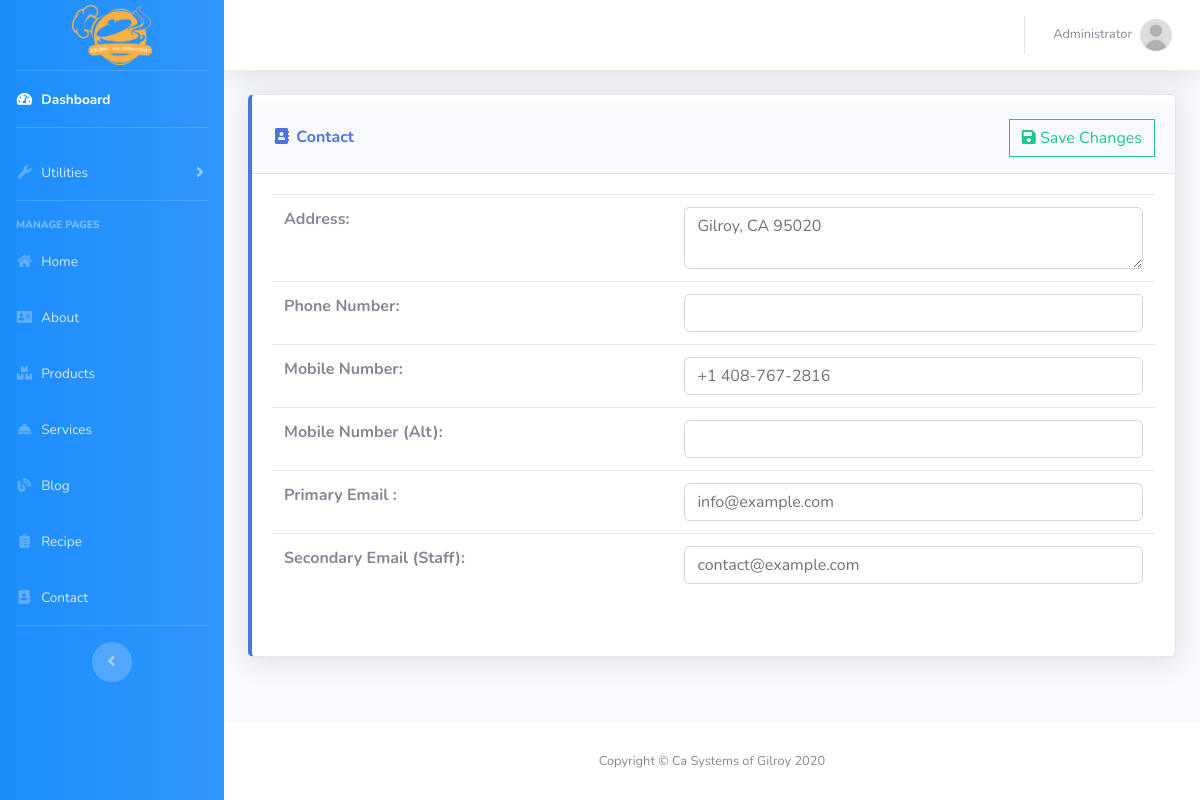
Screenshot of /admin/page_contact.php (signed in) with the database file from the repository.
### tables this page shows
CREATE TABLE `page_contact` (
  `id` int(11) NOT NULL,
  `address` varchar(255) NOT NULL,
  `phone_num` varchar(255) NOT NULL,
  `mobile_num1` varchar(255) NOT NULL,
  `mobile_num2` varchar(255) NOT NULL,
  `email1` varchar(255) NOT NULL,
  `email2` varchar(255) NOT NULL,
  `last_updated` datetime NOT NULL DEFAULT current_timestamp()
);

### admin/page_contact.php (the view, shortened to what this page needs)
<?php
include('../db/conn.php');
if(isset($_SESSION["username"] ))
{
?>
<!DOCTYPE html>
<html lang="en">
<head>
    <?php include('render/css.php');?>
</head>
<body id="page-top">
    <div id="wrapper">
        <?php include('render/sidebar.php');?>
        <div id="content-wrapper" class="d-flex flex-column">
            <div id="content">
                <?php include('render/topnavbar.php');?>
                <div class="container-fluid">
                    <div class="row">
                        <div class="col-xl-12 col-md-12 mb-4">
                            <div class="card border-left-primary shadow h-100 py-2">
                                <form method="post" action="manage_socila.php">
                            	<div class="card-header py-3 d-flex flex-row align-items-center justify-content-between">
                                    <h6 class="m-0 font-weight-bold text-primary"><i class="fas fa-fw fa-address-book"></i> Contact</h6>
                                    <button class="btn btn-outline-success rounded-0"><i class="fas fa-save"></i> Save Changes</button>
                                </div>
                                <div class="card-body">
                                    <div class="row no-gutters align-items-center">
                                        <div class="col-md-12 table">
                                            <table style="width:100%;" class="table">
                                                <tbody>
                                                    <?php
                                                    $sql = "SELECT * FROM `page_contact` WHERE 1";
                                                    $query = $conn->query($sql);
                                                    while($row = $query->fetch_array())
                                                    {
                                                    ?>
                <tr>
                    <th>Address:</th><th><textarea name="address" class="form-control"><?php echo $row[1]?></textarea></th>
                </tr>
                <tr>
                    <th>Phone Number:</th><th><input type="text" name="pnum" value="<?php echo $row[2]?>" class="form-control"></th>
                </tr>
                <tr>
                    <th>Mobile Number:</th><th><input type="text" name="mnum1" value="<?php echo $row[3]?>" class="form-control"></th>
                </tr>
                <tr>
                    <th>Mobile Number (Alt):</th><th><input type="text" name="mnum2" value="<?php echo $row[4]?>" class="form-control"></th>
                </tr>
                <tr>
                    <th>Primary Email :</th><th><input type="email" name="email1" value="<?php echo $row[5]?>" class="form-control"></th>
                </tr>
                <tr>
                    <th>Secondary Email (Staff):</th><th><input type="email" name="email2" value="<?php echo $row[6]?>" class="form-control"></th>
                </tr>
                                                    <?php
                                                    }
                                                    ?>
                                                </tbody>
                                            </table>
                                        </div>
                                    </div>
                                </div>
                                </form>
                            </div>
                        </div>
                    </div>
                </div>
            </div>
            <footer class="sticky-footer bg-white">
                <div class="container my-auto">
                    <div class="copyright text-center my-auto">
                        <span>Copyright &copy; Ca Systems of Gilroy <?php echo date('Y');?></span>
                    </div>
                </div>
            </footer>
        </div>
    </div>
</body>
</html>
<?php
}else{
    echo "<script type='text/javascript'>
            alert('Session expired');
            window.location='logout.php';
          </script>";
}
?>

### rows the page displays
page_contact: address "Gilroy, CA 95020", mnum1 "+1 408-767-2816", email1 "info@example.com", email2 "contact@example.com"
